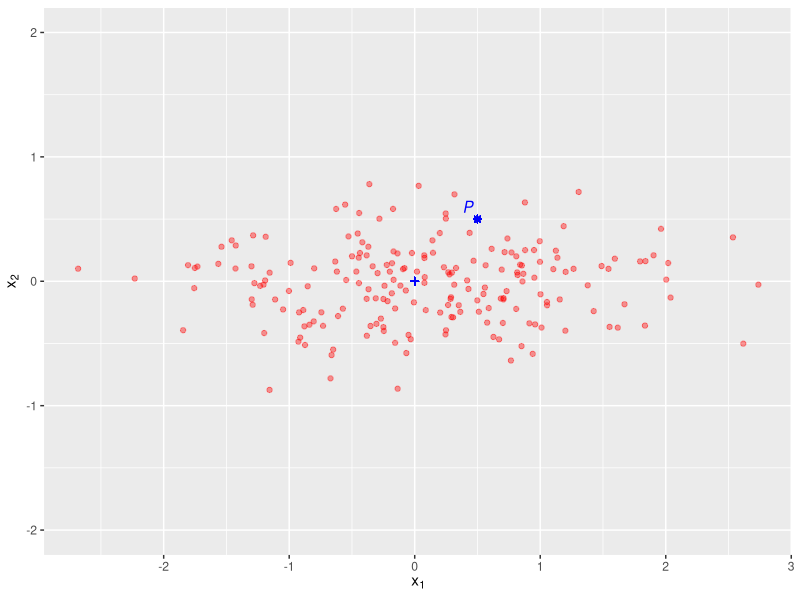

This chart was generated by the following R code:
library(MASS)
set.seed(9)
mu    = c(0, 0)
Sig   = matrix(c(1 ,0, 0, 0.1), 2, 2)
n     = 200
biv1  = mvrnorm(n, mu, Sig)
colnames(biv1) = c("x1","x2")
biv1 = as.data.frame(biv1)
library(tidyverse)

biv1 %>%
  ggplot(aes(x=x1,y=x2)) + 
  geom_point(colour="red",alpha = 0.4)+
  #labs(x = TeX("$x_{1}$"),y= TeX("$x_{2}$"))+
  labs(x = expression(x[1]),y= expression(x[2]))+
  ylim(-2,2)+
  geom_point(aes(x=0, y=0), colour="blue",shape=3)+
  geom_point(aes(x=0.5, y=0.5), colour="blue",shape=8)+
  annotate("text", x = 0.42, y = 0.6, label = "P",fontface = "italic",colour="blue")

